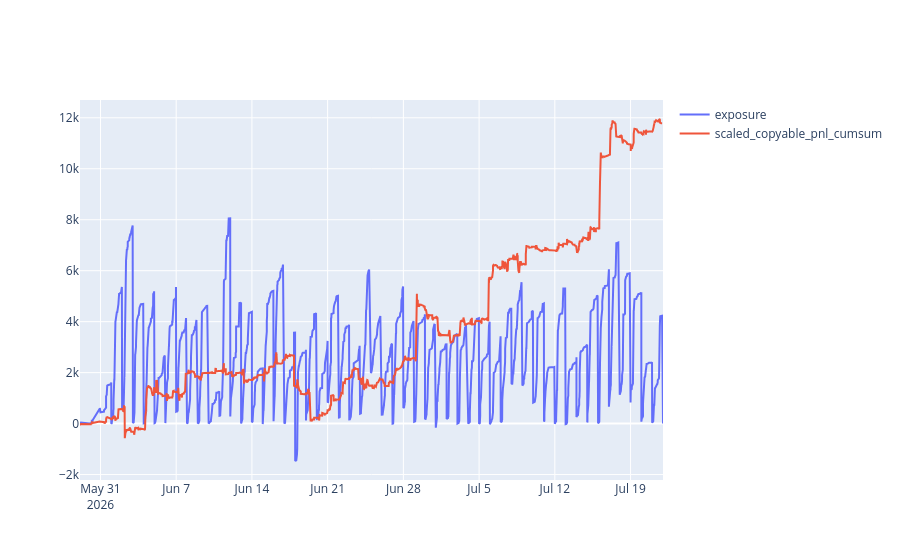

The notebook cell saved with this chart:
### Code cell
df_plot = df.groupby('end_date_iso').agg(
    scaled_copyable_pnl=('scaled_copyable_pnl', 'sum'),
    ending_exposure=('scaled_copyable_pnl_exposure', 'sum'),
).reset_index()

df.sort_values('bucket', inplace=True)
df['scaled_copyable_pnl_cumsum'] = df['scaled_copyable_pnl'].cumsum()

df_pnl = df[['bucket', 'scaled_copyable_pnl_cumsum']].copy()

# exposure ends at EOD of end_date, so shift by 24h
df_exposure = df_plot[['end_date_iso', 'ending_exposure']].copy()
df_exposure['end_date_iso'] = pd.to_datetime(df_exposure['end_date_iso']) + pd.Timedelta(days=1)
df_exposure.rename(columns={'end_date_iso': 'dt', 'ending_exposure': 'exposure_delta'}, inplace=True)

resolution_exposure = df_exposure.groupby('dt').agg(exposure_delta=('exposure_delta', 'sum')).reset_index()
resolution_exposure['exposure_delta'] = resolution_exposure['exposure_delta'] * -1

buy_exposure = df[['bucket', 'scaled_copyable_pnl_exposure']].rename(columns={'bucket': 'dt', 'scaled_copyable_pnl_exposure': 'exposure_delta'})

df_exposure = ( pd.concat([resolution_exposure, buy_exposure], ignore_index=True)
    .reset_index(drop=True)
)

df_exposure.sort_values('dt', inplace=True)
df_exposure['exposure'] = df_exposure['exposure_delta'].cumsum()

# df_plot['end_date_iso'] = pd.to_datetime(df_plot['end_date_iso']) + pd.Timedelta(days=1)

import plotly.graph_objects as go

fig = go.Figure()

fig.add_trace(go.Scatter(
    x=df_exposure['dt'],
    y=df_exposure['exposure'],
    mode='lines',
    name='exposure'
))

fig.add_trace(go.Scatter(
    x=df_pnl['bucket'],
    y=df_pnl['scaled_copyable_pnl_cumsum'],
    mode='lines',
    name='scaled_copyable_pnl_cumsum'
))

fig.show()

### Figure 1 — Plotly figure (JSON) as saved in the notebook; plotly's stock layout.template omitted (floating-point values rounded to 4 significant figures; data arrays with more than 128 entries replaced by an {"elided": "..."} marker saying what was removed)
{"data": [{"mode": "lines", "name": "exposure", "type": "scatter", "x": {"elided": "10650 str values"}, "y": {"elided": "10650 float values"}}, {"mode": "lines", "name": "scaled_copyable_pnl_cumsum", "type": "scatter", "x": {"elided": "10596 str values"}, "y": {"elided": "10596 float values"}}], "layout": {}}
